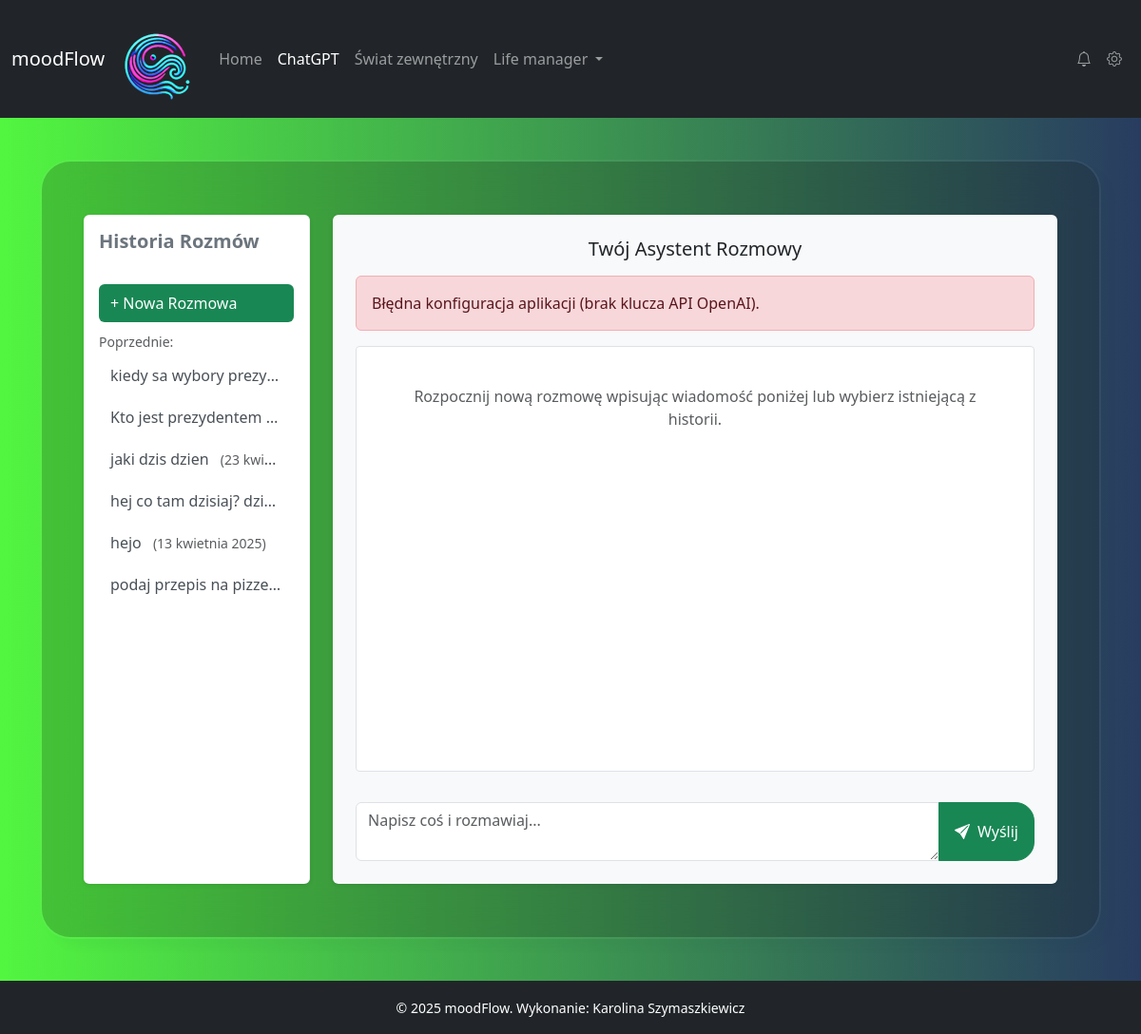
The app's page /chat/, older data.
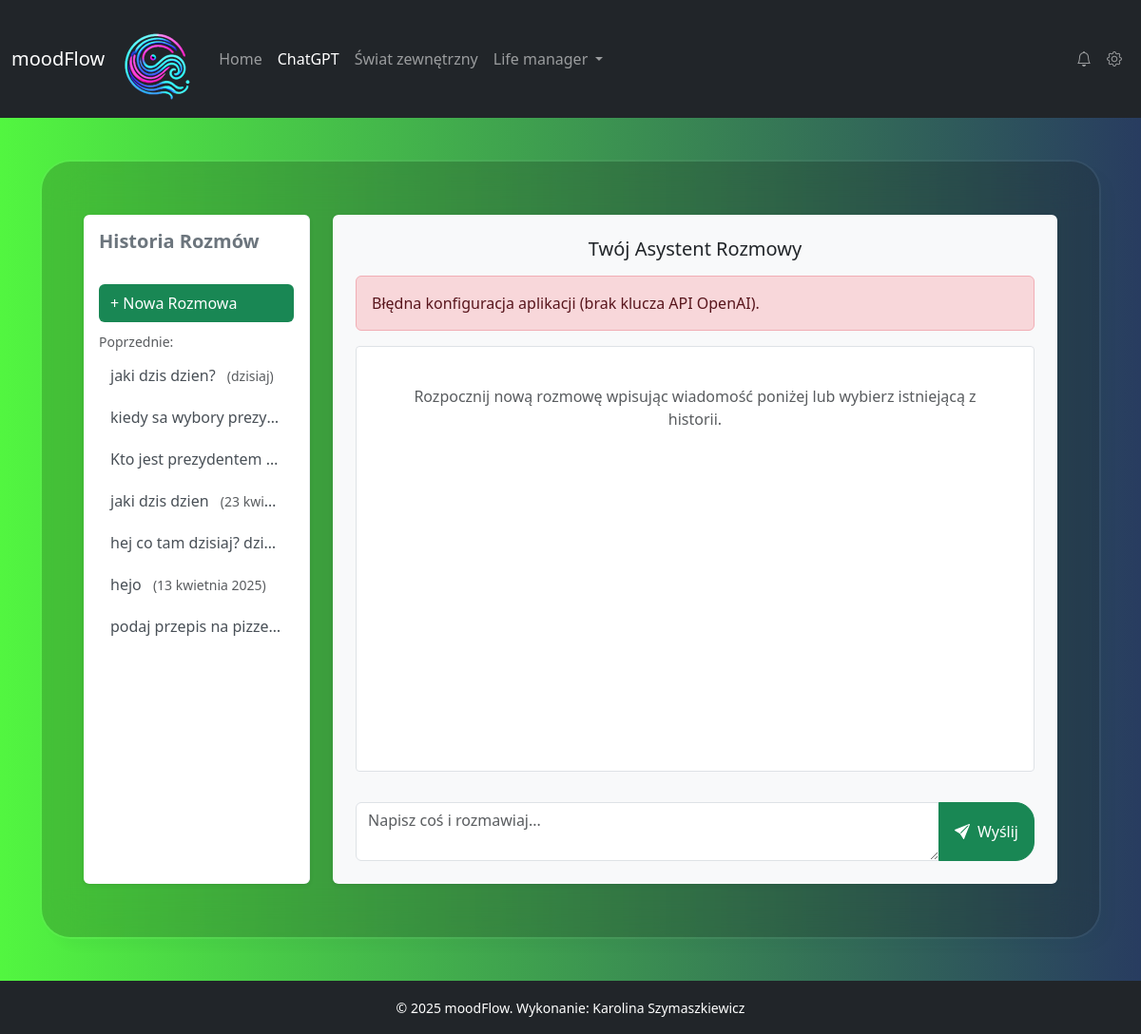
The same page, newer data.
### myapp/models.py (models this page shows, shortened)
class Conversation(models.Model):
    id = models.UUIDField(
        primary_key=True,
        default=uuid.uuid4,  # Automatycznie generuj UUID
        editable=False
    )
    title = models.CharField(
        max_length=100,
        blank=True,
        help_text="Tytuł rozmowy (np. skrócony pierwszy prompt)"
    )
    created_at = models.DateTimeField(
        default=timezone.now,
        editable=False
    )
    class Meta:
        ordering = ['-created_at']
        verbose_name = "Rozmowa (Sesja)"
        verbose_name_plural = "Rozmowy (Sesje)"

### myapp/views.py (the view, shortened to what this page needs)
# urls.py: path('chat/', chat, name='chat'),
def chat(request, conversation_id=None):
    openai_api_key, serpapi_api_key = get_api_keys()
    error_message = None
    model = "gpt-4o" # lub gpt-3.5-turbo
    form = ChatForm()
    current_conversation = None
    messages_queryset = Message.objects.none()
    conversation_history_list = Conversation.objects.all() # Używa domyślnego sortowania z Meta
    if not openai_api_key:
        error_message = "Błędna konfiguracja aplikacji (brak klucza API OpenAI)."
    if not serpapi_api_key:
        print("OSTRZEŻENIE: Brak klucza API SerpApi. Wyszukiwanie w Google będzie niedostępne.")
    if request.method == 'GET':
        if conversation_id:
            print(f"[DEBUG] GET: Próba załadowania conversation_id: {conversation_id}")
            try:
                current_conversation = Conversation.objects.get(id=conversation_id)
                messages_queryset = current_conversation.messages.all()
                print(f"[DEBUG] GET: Znaleziono: '{current_conversation.title}'. Wiadomości: {messages_queryset.count()}")
                request.session['conversation_id'] = str(current_conversation.id)
                request.session.save()
            except Conversation.DoesNotExist:
                print(f"[DEBUG] GET: Conversation {conversation_id} nie istnieje.")
                error_message = "Wybrana rozmowa nie istnieje."
                if 'conversation_id' in request.session:
                    del request.session['conversation_id']
                return redirect('chat')
            except Exception as e:
                print(f"[DEBUG] GET: Błąd ładowania rozmowy {conversation_id}: {e}")
                error_message = "Wystąpił błąd serwera podczas ładowania rozmowy."
        else:
            print("[DEBUG] GET: Ładowanie widoku dla nowej rozmowy.")
            if 'conversation_id' in request.session:
                del request.session['conversation_id']
                request.session.save()
    context = {
        "form": form,
        "error_message": error_message,
        "messages": messages_queryset,
        "conversation": current_conversation,
        "conversation_history_list": conversation_history_list
    }
    print(f"[DEBUG] Rendering template. Conversation loaded: {current_conversation}. Messages in context: {messages_queryset.count() if messages_queryset else 0}")
    return render(request, "myapp/chat.html", context)

### myapp/forms.py
class ChatForm(forms.Form):
    prompt = forms.CharField(label="Prompt", widget=forms.Textarea(attrs={"class": "form-control",
                                                                           "placeholder": "Napisz coś i rozmawiaj...",
                                                                           "id": "prompt",
                                                                             "rows":2,
                                                                    }))

### myapp/context_processors.py (called while the page is built)
def global_context(request):
    return {
        'year': datetime.now().year
    }

### myapp/views.py (called while the page is built)
def get_api_keys():
    keys = {}
    try:
        with open('./.env.txt', 'r') as f:
            for line in f:
                line = line.strip()
                if line and not line.startswith('#'):
                    key_name, key_value = line.split('=', 1)
                    keys[key_name.strip()] = key_value.strip()
    except FileNotFoundError:
        print("OSTRZEŻENIE: Plik .env.txt nie został znaleziony.")
    except Exception as e:
        print(f"Błąd odczytu pliku z kluczami API: {str(e)}")
    return keys.get('OPENAI_API_KEY'), keys.get('SERPAPI_API_KEY')

### myapp/templates/myapp/chat.html (shortened to what the changed rows need)
{% extends "base.html" %}
{% load static %}
{% load tz %}
{% load humanize %}
{% block content %}
<div class="container-fluid pt-3 pb-3">
    <div class="row chat-layout-row">
       <div class="col-lg-3 col-md-4 order-md-1">
            <div id="chat-sidebar">
                <div class="sidebar-list-container flex-grow-1">
                    <ul class="list-unstyled chat-history-list">
                        {% for conv in conversation_history_list %}
                            {% url 'chat_view_conversation' conversation_id=conv.id as conv_url %}
                            <li>
                                <a href="{{ conv_url }}"
                                   title="{{ conv.title|default:'Rozmowa bez tytułu' }} ({{ conv.created_at|naturalday }})"
                                   class="{% if conversation and conversation.id == conv.id %}active bg-success{% endif %}">
                                     {{ conv.title|default:"Rozmowa bez tytułu"|truncatechars:25 }}
                                     <small class="text-muted ms-2">({{ conv.created_at|naturalday }})</small>
                                </a>
                            </li>
                        {% endfor %}
                    </ul>
                </div>
            </div>
        </div>
        <div class="col-lg-9 col-md-8 order-md-2">
             <div id="main-chat-area" class="bg-light p-3 p-md-4 rounded shadow-sm d-flex flex-column h-100">
                <h1 class="h4 text-dark mb-3 text-center">Twój Asystent Rozmowy</h1>
            </div>
        </div>
    </div>
</div>
{% endblock %}

Row changes from the older to the newer data that the page shows:
added Conversation: title "jaki dzis dzien?", created_at "dzisiaj"
